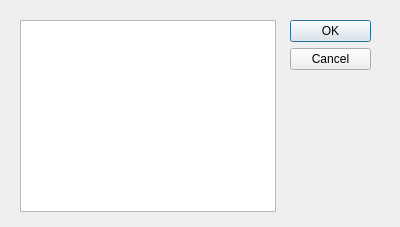
<?xml version="1.0" encoding="UTF-8"?>
<ui version="4.0">
 <class>Dialog</class>
 <widget class="QDialog" name="Dialog">
  <property name="windowModality">
   <enum>Qt::ApplicationModal</enum>
  </property>
  <property name="geometry">
   <rect>
    <x>0</x>
    <y>0</y>
    <width>400</width>
    <height>227</height>
   </rect>
  </property>
  <property name="windowTitle">
   <string>Выбрать...</string>
  </property>
  <widget class="QDialogButtonBox" name="buttonBox">
   <property name="geometry">
    <rect>
     <x>290</x>
     <y>20</y>
     <width>81</width>
     <height>241</height>
    </rect>
   </property>
   <property name="orientation">
    <enum>Qt::Vertical</enum>
   </property>
   <property name="standardButtons">
    <set>QDialogButtonBox::Cancel|QDialogButtonBox::Ok</set>
   </property>
  </widget>
  <widget class="QListWidget" name="listWidget">
   <property name="geometry">
    <rect>
     <x>20</x>
     <y>20</y>
     <width>256</width>
     <height>192</height>
    </rect>
   </property>
  </widget>
 </widget>
 <resources/>
 <connections>
  <connection>
   <sender>buttonBox</sender>
   <signal>accepted()</signal>
   <receiver>Dialog</receiver>
   <slot>accept()</slot>
   <hints>
    <hint type="sourcelabel">
     <x>248</x>
     <y>254</y>
    </hint>
    <hint type="destinationlabel">
     <x>157</x>
     <y>274</y>
    </hint>
   </hints>
  </connection>
  <connection>
   <sender>buttonBox</sender>
   <signal>rejected()</signal>
   <receiver>Dialog</receiver>
   <slot>reject()</slot>
   <hints>
    <hint type="sourcelabel">
     <x>316</x>
     <y>260</y>
    </hint>
    <hint type="destinationlabel">
     <x>286</x>
     <y>274</y>
    </hint>
   </hints>
  </connection>
 </connections>
</ui>
